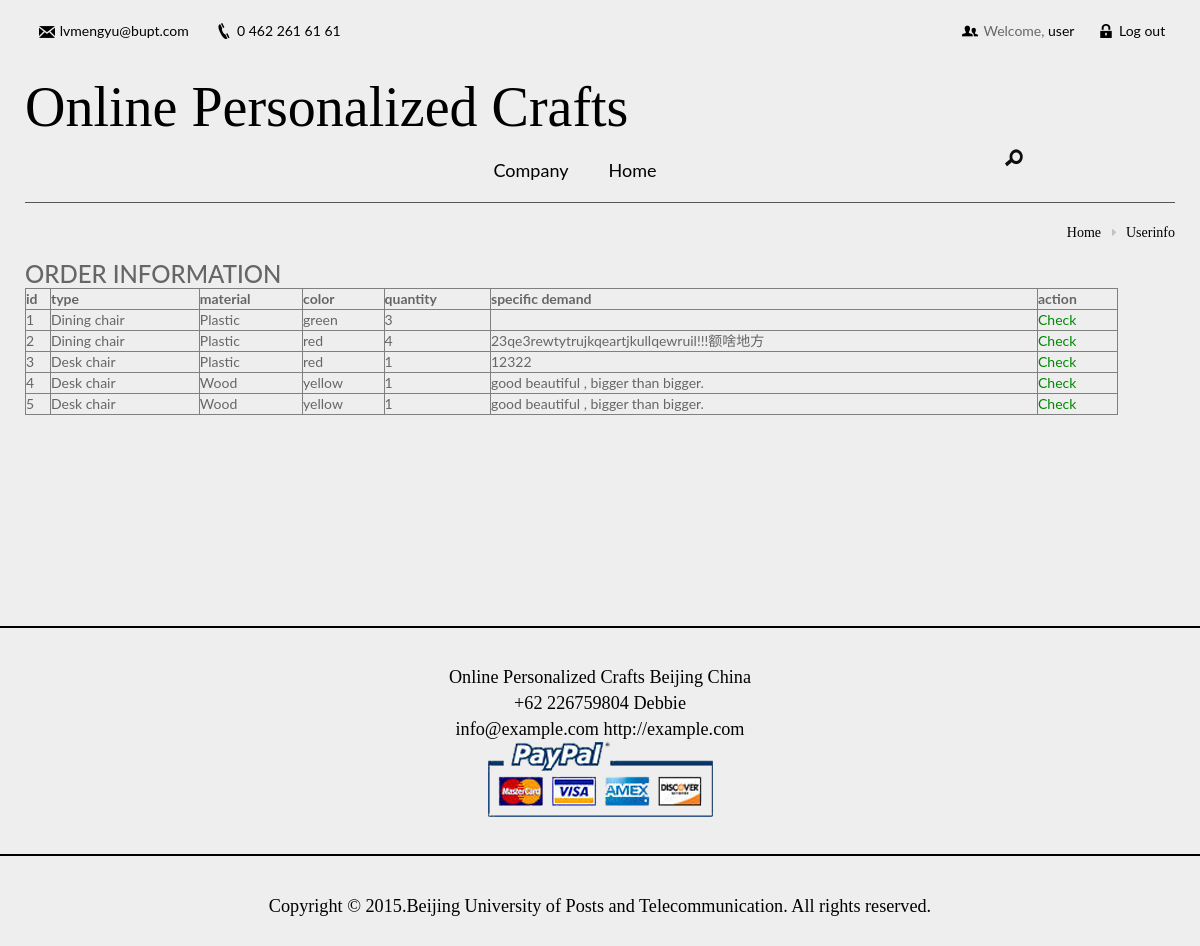
The page /OnlinePersonalizedCraftsWebsite/userinfo.php (signed in) on the database its author committed.
### tables this page shows
CREATE TABLE `order` (
  `id` int(11) NOT NULL AUTO_INCREMENT,
  `contacts` varchar(20) DEFAULT NULL,
  `address` varchar(30) DEFAULT NULL,
  `phone` varchar(30) DEFAULT NULL,
  `quantity` int(11) DEFAULT NULL,
  `specificDemand` text,
  `userId` int(11) DEFAULT NULL,
  `typeId` int(11) DEFAULT NULL,
  `materialId` int(11) DEFAULT NULL,
  `colorId` int(11) DEFAULT NULL,
  PRIMARY KEY (`id`)
);

CREATE TABLE `type` (
  `id` int(11) NOT NULL AUTO_INCREMENT,
  `typeName` varchar(20) DEFAULT NULL,
  PRIMARY KEY (`id`)
);

CREATE TABLE `material` (
  `id` int(11) NOT NULL AUTO_INCREMENT,
  `materialName` varchar(20) DEFAULT NULL,
  PRIMARY KEY (`id`)
);

CREATE TABLE `color` (
  `id` int(11) NOT NULL AUTO_INCREMENT,
  `colorName` varchar(20) DEFAULT NULL,
  PRIMARY KEY (`id`)
);

### OnlinePersonalizedCraftsWebsite/dbConnection.php (called while the page is built, shortened)
<?php
$dbname = DBNAME;
$dbhost = DBHOST;
$dbuser = DBUSER;
$dbpw = DBPW;
$db= new PDO("mysql:host=$dbhost;dbname=$dbname", "$dbuser", "$dbpw");
$db->setAttribute(PDO::ATTR_ERRMODE, PDO::ERRMODE_EXCEPTION);
$db->exec('set names utf8');
function db_select($str){
	global $db;
	$result = $db->query($str);
	$row = $result->fetchall(PDO::FETCH_NUM);
	return $row;
}
?>

### OnlinePersonalizedCraftsWebsite/userinfo.php (the view, shortened to what this page needs)
<!DOCTYPE html>
<html>
<head>
<?php
	require_once('./header.php');
?>
</head>
<body>
<?php
	require_once('./menubar.php');
?>
<div class="container">
	<hr style="margin:0;height:1px;border:none;border-top:1px solid #555555;" />
	<h6 class="dress">
		<a href="index.php">Home</a>
		<i></i>
		Userinfo
	</h6>
</div>
<div class="container" style="min-height:300px">
	<div>
	<h3>ORDER INFORMATION</h3>
		<table border="1" style="width:95%;">
			<thead>
				<tr>
					<th>id</th>
					<th>type</th>
					<th>material</th>
					<th>color</th>
					<th>quantity</th>
					<th>specific demand</th>
					<th>action</th>
				</tr>
			</thead>
			<tbody>
				<?php
					require_once('./dbConnection.php');
					$userId=$_SESSION['userid'];
					$sql="SELECT typeName,materialName,colorName,quantity,specificDemand, `order`.id ".
						"FROM `order` ".
						"LEFT JOIN type ON `order`.typeId = type.id ".
						"LEFT JOIN material ON `order`.materialId = material.id ".
						"LEFT JOIN color ON `order`.colorId = color.id ".
						"WHERE userId = '{$userId}'";
					$res=db_select($sql);
					for($i=0;$i<count($res);$i++){
						$no=$i+1;
						echo '<tr>';
						echo "<td>{$no}</td>";
						echo "<td>{$res[$i][0]}</td>";
						echo "<td>{$res[$i][1]}</td>";
						echo "<td>{$res[$i][2]}</td>";
						echo "<td>{$res[$i][3]}</td>";
						echo "<td>{$res[$i][4]}</td>";
						echo "<td><a style='color:#080' href=\"orderinfo.php?id={$res[$i][5]}\">Check</a></td>";
						echo '</tr>';
					}
				?>
			</tbody>
		</table>
   </div>
	</div>
	<?php
		require_once('./footer.php');
	?>
</body>
</html>

### OnlinePersonalizedCraftsWebsite/css/style.css (style rules this page uses)
body { font-family: 'Lato', sans-serif; background-color: #EEE; left: 10px; }
body a { transition: 0.5s all; -webkit-transition: 0.5s all; -o-transition: 0.5s all; -moz-transition: 0.5s all; -ms-transition: 0.5s all; }
h1,h2,h3,h4,h5,h6,label,p { margin-bottom: 0; margin-left: 0; margin-right: px; margin-top: 0; }
.dress { float:right; font-size: 1em; color:#000; padding: 1.5em 0; font-family: 'Roboto Slab', serif; }
.dress a { text-decoration: none; color:#000; }
.dress i { background: url(../images/img-sprite.png)no-repeat -346px -109px ; width: 8px; height: 10px; display: inline-block; margin: 0 5px; }

### rows shown on the page
order: no "1", typeId.typeName "Dining chair", materialId.materialName "Plastic", colorId.colorName "green", quantity "3"
order: no "2", typeId.typeName "Dining chair", materialId.materialName "Plastic", colorId.colorName "red", quantity "4", specificDemand "23qe3rewtytrujkqeartjkullqewruil!!!额啥地方"
order: no "3", typeId.typeName "Desk chair", materialId.materialName "Plastic", colorId.colorName "red", quantity "1", specificDemand "12322"
order: no "4", typeId.typeName "Desk chair", materialId.materialName "Wood", colorId.colorName "yellow", quantity "1", specificDemand "good beautiful , bigger than bigger."
order: no "5", typeId.typeName "Desk chair", materialId.materialName "Wood", colorId.colorName "yellow", quantity "1", specificDemand "good beautiful , bigger than bigger."

### other values the page prints
$_SESSION['username'] "user"
